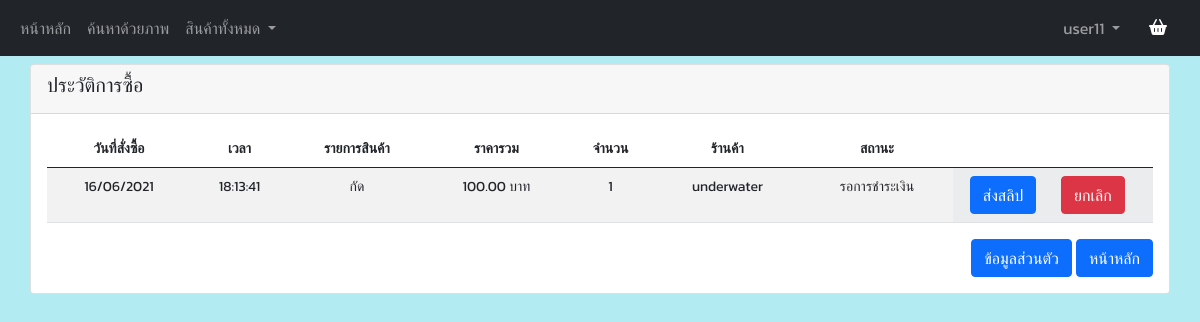
/buy_history (signed in), run on the app's committed database.
### tables this page shows
CREATE TABLE "history" (
	"id"	INTEGER,
	"username"	TEXT,
	"product_Name"	TEXT,
	"price"	REAL,
	"date"	TEXT,
	"count"	NUMERIC,
	"image"	TEXT,
	"shop"	TEXT,
	"status"	TEXT,
	"status_product"	TEXT,
	"slip_image"	TEXT,
	"time"	TEXT,
	"email"	TEXT,
	PRIMARY KEY("id" AUTOINCREMENT)
);

### app.py (the view, shortened to what this page needs)
@app.route("/buy_history" , methods=["GET", "POST"])
def buy_history():
    if session.get("user",None) is not None:
        if session.get("role") == 'seller':
            with sqlite3.connect("mydata.db") as connect:
                cur = connect.cursor()
                cur = connect.cursor()
                sql = "select seller_ID , seller_Firstname , seller_Lastname , seller_Email , seller_Telephone , seller_Address , seller_Line , seller_Facebook , seller_Storename , seller_pic from seller where seller_ID = ?"
                val = [session['user']]
                cur.execute(sql,val)
                seller_data = cur.fetchall()
                page, per_page, offset = get_page_args(
                    page_parameter='page',
                    per_page_parameter='per_page'
                )
                sql = "SELECT * FROM history where username = ? and status is not ?"
                val = [session['user'],'in-cart']
                cur.execute(sql,val)
                total_data = cur.fetchall()
                print(len(total_data))
                sql = "SELECT * FROM history where username = ? and status is not ? ORDER BY date LIMIT ? OFFSET ?"
                val = [session['user'],'in-cart',per_page, offset]
                cur.execute(sql,val)
                history_buy_data = cur.fetchall()
                history_buy_pagination = Pagination(
                    page=page,
                    per_page=per_page,
                    total=len(total_data),
                    css_framework='bootstrap4'
                )
                for i in range(len(history_buy_data)):
                    history_buy_data[i] = list(history_buy_data[i])
                    history_buy_data[i][3] = str('{:,.2f}'.format(history_buy_data[i][3]*history_buy_data[i][5]))
                    if history_buy_data[i][8] == 'waiting':
                        history_buy_data[i][8] = str('รอการชำระเงิน')
                    if history_buy_data[i][8] == 'waiting_for_approve':
                        history_buy_data[i][8] = str('รอการอณุมัติคำสั่งซื้อ')
                    if history_buy_data[i][8] == 'cancel':
                        history_buy_data[i][8] = str('ยกเลิกคำสั่งซื้อ')
                    if history_buy_data[i][8] == 'confirm':
                        history_buy_data[i][8] = str('อณุมัติคำสั่งซื้อ')
                    history_buy_data[i] = tuple(history_buy_data[i])
                return render_template(
                    "buy_history_seller.html",
                    seller_data = seller_data[0],
                    history_buy_pagination = history_buy_pagination,
                    history_buy_data = history_buy_data,
                    seller = session['user']
                )
    else:
        return redirect(url_for('home'))

### templates/buy_history_seller.html (shortened to what this page needs)
{% extends "header_seller.html" %} {% block content %}
<head>
    <link rel="stylesheet" href="http://jqueryvalidation.org/files/demo/site-demos.css">
    <link rel="stylesheet" type="text/css" href="{{ url_for('static',filename='css/styles.css') }}">
</head>
<div class="container p-1 my-0" >
</div>
<div class="container my-0 " style="padding-left: 0; padding-right: 0;">
    <div class="card">
        <div class="card-header">
            <h5>ประวัติการซื้อ</h5>
        </div>
        <div class="card-body row gy-2 gx-2">
            <div class="col-xs-12 col-md-12">
                <table class="table table-striped table-hover" style="font-size:14px">
                    <thead align="center">
                        <tr>
                            <th>วันที่สั่งซื้อ</th>
                            <th>เวลา</th>
                            <th>รายการสินค้า</th>
                            <th>ราคารวม</th>
                            <th>จำนวน</th>
                            <th>ร้านค้า</th>
                            <th>สถานะ</th>
                            <th ></th>
                            <th ></th>
                        </tr>
                    </thead>
                    <tbody>
                        {% for row in history_buy_data %}
                            <tr>
                                <td align="center">{{row.4}}</td>
                                <td align="center">{{row.11}}</td>
                                <td align="center">{{row.2}}</td>
                                <td align="center">{{row.3}} บาท</td>
                                <td align="center">{{row.5}}</td>
                                <td align="center">{{row.7}}</td>
                                <td align="center">{{row.8}}</td>
                                <td align="center" style="width:100px;" class="bg-light border-none">
                                    <button type="button" id="#checkbill{{row.0}}" class="btn btn-primary" data-bs-toggle="modal" data-bs-target="#checkbill{{row.0}}" {{row.9}}>
                                        ส่งสลิป
                                    </button>
                                </td>
                                <td style="width:100px;" class="bg-light border-none">
                                    <button type="button" class="btn btn-danger" data-bs-toggle="modal" data-bs-target="#cancelproduct{{row.0}}" {{row.9}}>
                                        ยกเลิก
                                    </button>
                                </td>
                            </tr>
                        {% endfor %}
                    </tbody>
                </table>
                <div class="mx-auto text-end">
                    <a class="btn btn-primary" href="/profile">
                        ข้อมูลส่วนตัว
                    </a>
                    <a class="btn btn-primary" href="/">
                        หน้าหลัก
                    </a>
                </div>
            </div>
        </div>
    </div>
</div>
{% endblock %}

### static/css/styles.css (style rules this page uses)
a, p, h1, h2, h3, h4, h5, h6, .btn, label, .col-form-label, span, input, textarea, table { font-family: 'Kanit', sans-serif; }

### data on the page
history: date "16/06/2021", time "18:13:41", product_Name "กัด", price "100.00", count "1", shop "underwater", row "รอการชำระเงิน"

### other printed values
{{ seller }} "user11"
